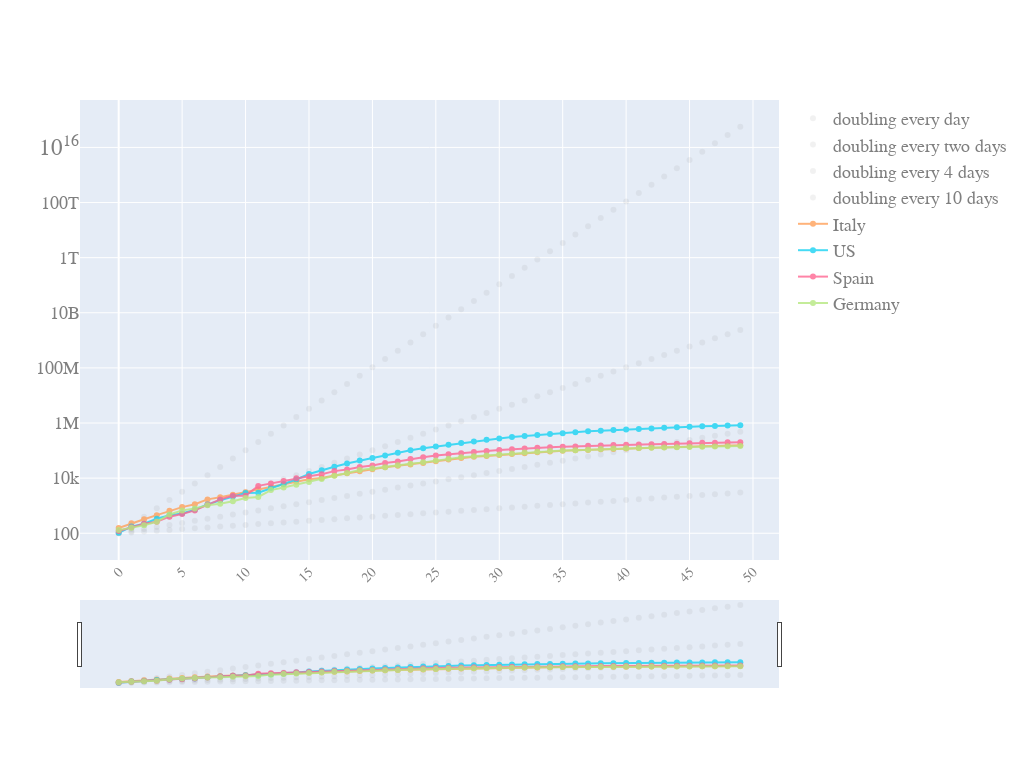

The notebook cell saved with this chart:
### Code cell
quick_plot(pd_sync_timelines_w_slope.date,
           pd_sync_timelines_w_slope.iloc[:50,0:8],
           y_scale='log',
           slider=True,mode_plot='markers+lines')
